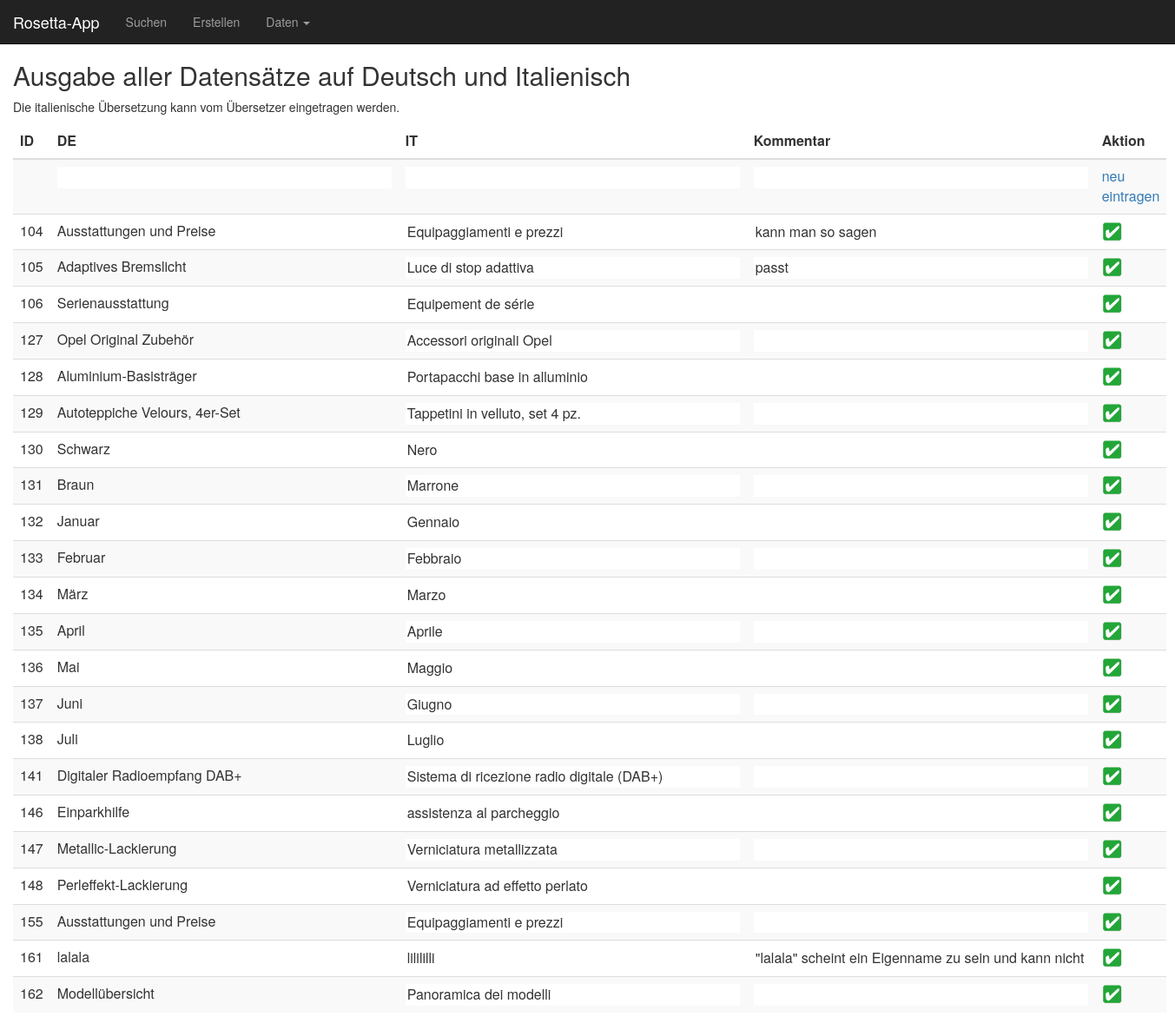
Before: /Sandbox/003_db_anzeigen_it.php with the older database file.
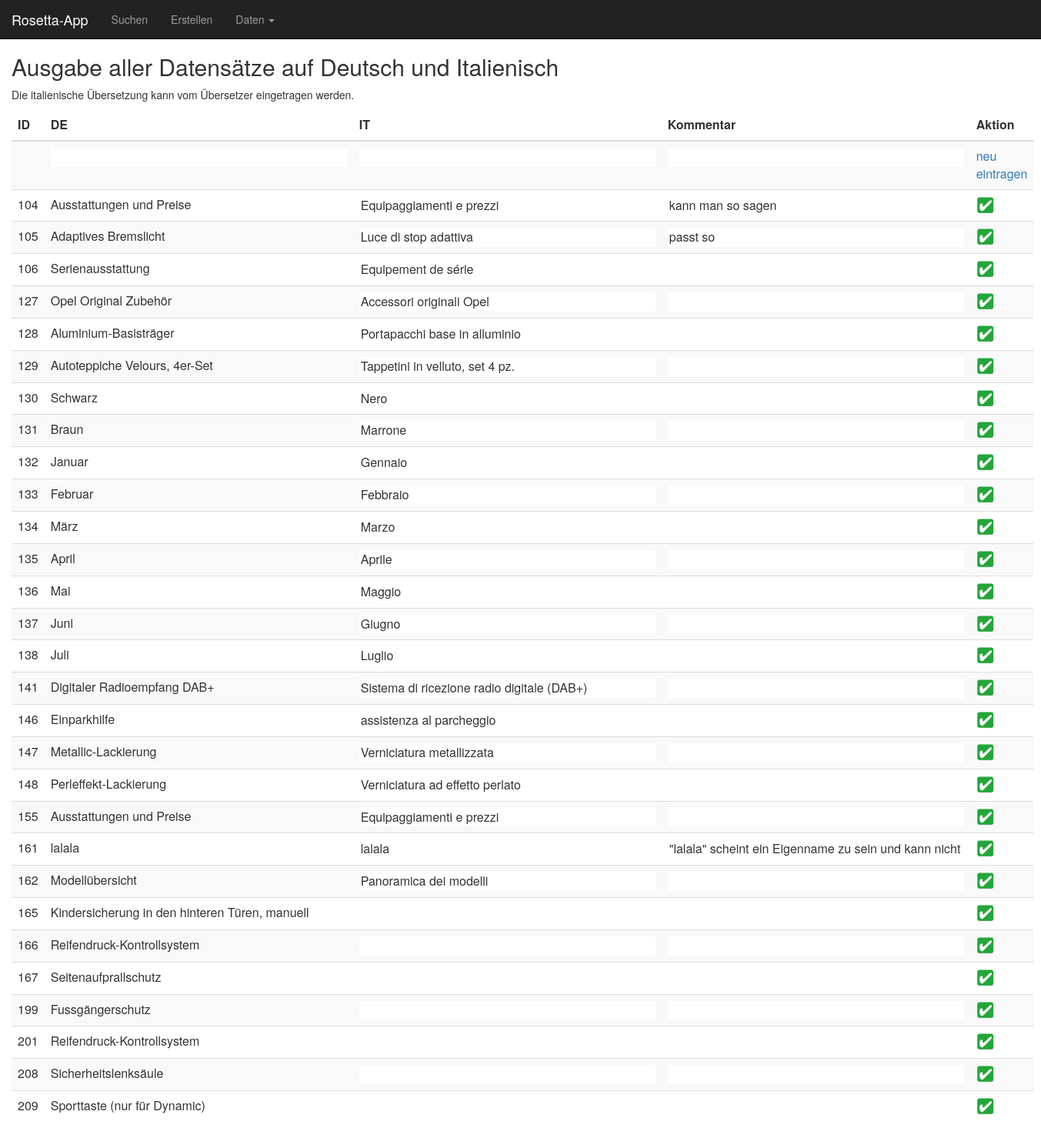
After: the same page with the newer database file.
### tables this page shows
CREATE TABLE `rosetta_data` (
  `token` varchar(100) DEFAULT NULL,
  `id` int(5) NOT NULL,
  `date` timestamp NOT NULL DEFAULT CURRENT_TIMESTAMP ON UPDATE CURRENT_TIMESTAMP,
  `de` varchar(1000) DEFAULT NULL,
  `fr` varchar(1000) DEFAULT NULL,
  `comment_fr` varchar(1000) DEFAULT NULL,
  `it` varchar(1000) DEFAULT NULL,
  `comment_it` varchar(1000) DEFAULT NULL,
  `en` varchar(1000) DEFAULT NULL,
  `rubrik` varchar(500) DEFAULT NULL,
  `info` varchar(200) DEFAULT NULL,
  `carline` varchar(500) DEFAULT NULL,
  `toTranslate` varchar(5) DEFAULT NULL
);

### Sandbox/003_db_anzeigen_it.php (the view, shortened to what this page needs)
<?php
include "elements/header.php";
?>
<?php
include "include/db_connect.php";
?>
<h2>Ausgabe aller Datensätze auf Deutsch und Italienisch</h2>
<p>Die italienische Übersetzung kann vom Übersetzer eingetragen werden.</p>
<?php
echo "<form name='f' action='003_db_anzeigen_it.php'
               method='post'>";
echo "\n\n<table class=\"table table-hover table-responsive table-striped\">"
    . "<thead>"
    . "<tr>"
    . "<th class=\"col-sm-1\">ID</th>"
    . "<th class=\"col-sm-4\">DE</th>"
    . "<th class=\"col-sm-4\">IT</th>"
    . "<th class=\"col-sm-4\">Kommentar</th>"
    . "<th class=\"col-sm-1\">Aktion</th>"
    . "</tr>"
    . "</thead>";
echo "\n\n<tr>"
    . "<td size='3' /></td>"
    . "<td><input class='toEdit' name='dts[0]' size='40' /></td>"
    . "<td><input class='toEdit' name='itl[0]' size='40' /></td>"
    . "<td><input class='toEdit' name='com[0]' size='40' /></td>"
    . "<td><a href='javascript:send(0,0);'>neu eintragen</a></td>"
    . "</tr>";
$res = mysqli_query($con, "select * from rosetta_data");
while ($dsatz = mysqli_fetch_assoc($res))
{
    $id_nr = $dsatz["id"];
    echo "\n\n<tr>"
        . "<td>" . $dsatz["id"] . "</td>"
        . "<td>" . utf8_encode( $dsatz["de"] ) . "</td>"
        . "<td><input class='toEdit' name='itl[$id_nr]' value='" . utf8_encode( $dsatz["it"] ) . "' size='40' /></td>"
        . "<td><input class='toEdit' name='com[$id_nr]' value='" . utf8_encode( $dsatz["comment_it"] ) . "' size='40' /></td>"
        . "<td><a href='javascript:send(1,$id_nr);'><img src=\"img/button_agree.png\"></a></td>"
        . "</tr>";
}
echo "</table>";
echo "</form>";
?>
</body>
</html>

Changed rows visible on the page:
changed rosetta_data "Adaptives Bremslicht": comment_it "passt" → "passt so"
changed rosetta_data "lalala": it "lilililli" → "lalala"
added rosetta_data: id "165", de "Kindersicherung in den hinteren Türen, manuell"
added rosetta_data: id "166", de "Reifendruck-Kontrollsystem"
added rosetta_data: id "167", de "Seitenaufprallschutz"
added rosetta_data: id "199", de "Fussgängerschutz"
added rosetta_data: id "201", de "Reifendruck-Kontrollsystem"
added rosetta_data: id "208", de "Sicherheitslenksäule"
added rosetta_data: id "209", de "Sporttaste (nur für Dynamic)"
